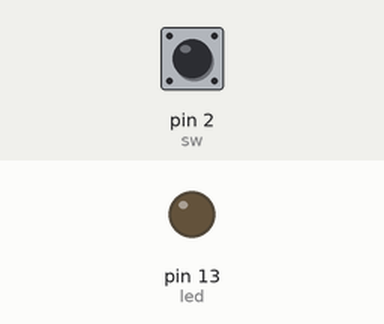
This sketch was run on a simulated Arduino Uno, built with avr-gcc and run on an emulated ATmega328P. Parts: output pins drawn as LEDs (lit = HIGH). Inputs (shaded band) come from the test bench; at power-on: pin 2 (sw) HIGH.

Above: at 1.2 s.
1.3 s: pin 2 (sw) pulled LOW for 0.15 s
At 1.5 s:
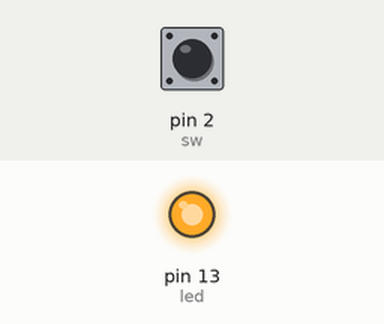
4.4 s: pin 2 (sw) pulled LOW for 1 s
At 5.3 s:
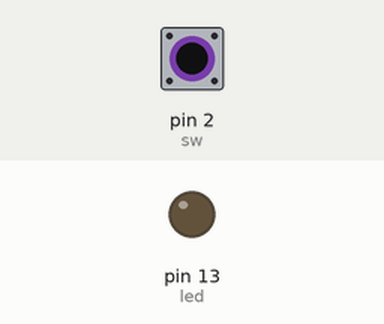
6.9 s: pin 2 (sw) pulled LOW for 3.2 s
At 10.35 s:
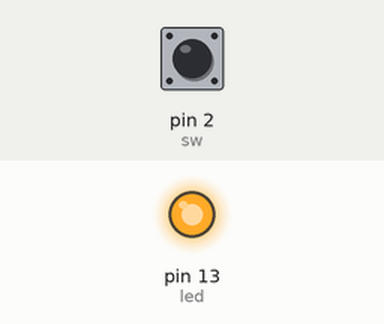
Timing chart, 0 to 18.1 s (numbered marks = the images above; inputs shaded):
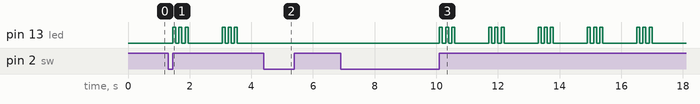

Measured:
- after the input at 1.3 s, pin 13 (led): LOW → HIGH after 0.15 s, → LOW 0.10 s later, → HIGH 0.10 s later, → LOW 0.10 s later, … (12 changes in this stretch)
- after the input at 4.4 s, pin 13 (led): stops changing and stays LOW
- after the input at 6.9 s, pin 13 (led): LOW → HIGH after 3.2 s, then repeats every 1.6 s: 2 × (LOW 0.10 s, HIGH 0.10 s), LOW 1.1 s, HIGH 0.10 s

The sketch:

2-80-2.ino
```cpp
const int sw=2; //按鍵開關連接至數位接腳第2腳。
const int led=13; //LED 連接至數位接腳第13腳。
const int debounceDelay=20; //按鍵開關穩定所需的時間。
int ledStatus=LOW; //LED 初始狀態為LOW。
int val; //按鍵開關狀態。
void setup()
{
 pinMode(sw,INPUT); //設定數位第2 腳為輸入模式。
 digitalWrite(sw,HIGH); //開啟數位第2 腳的內部上拉電阻。
 pinMode(led,OUTPUT); //設定數位第13 腳為輸出模式。
}
void loop()
{
 val=digitalRead(sw); //讀取按鍵開關狀態。
 if(val==LOW) //按鍵開關被按下?
 {
   delay(debounceDelay); //消除按鍵開關的不穩定狀態(機械彈跳)。
   while(digitalRead(sw)==LOW) //按鍵開關已放開?
    ; //等待放開按鍵開關。
   ledStatus=!ledStatus; //改變LED狀態。
 }
 if(ledStatus){
    for(int i=0 ; i<3 ; i++){
     digitalWrite(led,HIGH); //設定LED狀態。
     digitalWrite(12,HIGH); //設定LED狀態。
     delay(100);
     digitalWrite(led,LOW); //設定LED狀態。
     digitalWrite(12,LOW); //設定LED狀態。
     delay(100);
   }
   delay(1000);
 }
 else{
    digitalWrite(led,LOW);
    digitalWrite(12,LOW); //設定LED狀態。
 }
}
```
